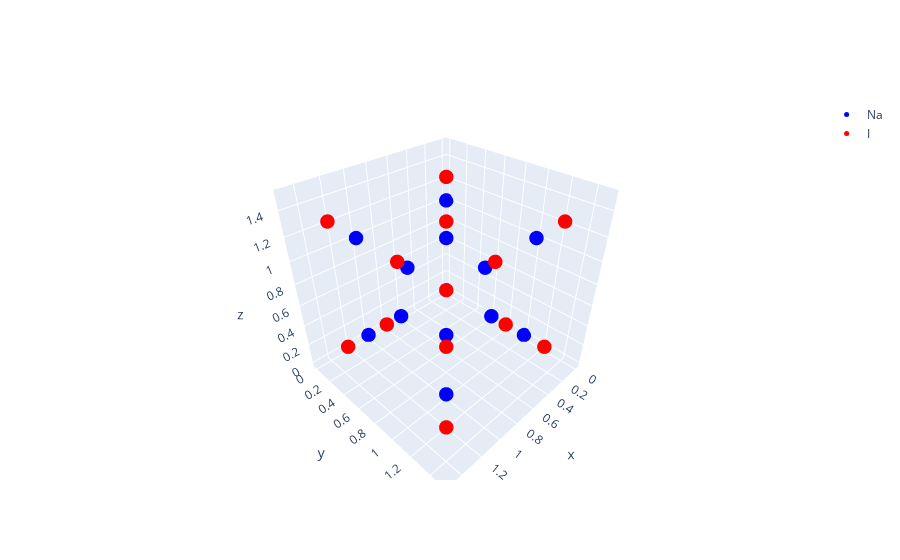

Source (notebook cell):
### Markdown cell above
This set of points is called the _Bravais lattice_, and is defined by taking integer linear combinations of the basis:
$$\vec{a}_1 = \frac{a}{2}[0,1,1]$$
$$\vec{a}_2 = \frac{a}{2}[1,0,1]$$
$$\vec{a}_3 = \frac{a}{2}[1,1,0]$$
Where square brackets are vectors in the cartesian xyz basis. Each vector points from the origin to one of the face-centred cells: $\vec{a}_1$ in the y-z plane, $\vec{a}_2$ in the x-z plane, and $\vec{a}_3$ in the x-y plane. **This order is different to how Dent et.al defines it** (they swap 1 and 2), but this order is more intuitive to me and ultimately doesn't affect any results. This is the _Bravais basis_, and defines all points for a single FCC crystal.

It is important to note that in multi-atomic crystals, there are several crystal lattices. In NaI, both Na and I have an FCC structure but are offset by the _first primitive_ vector: $$\vec{\alpha}_1 = \frac{a}{2}[1,1,1]$$
$\vec{\alpha}_1$ would be a point in the very middle of an FCC cell--and therefore wouldn't be part of the cell itself. If we define the Na points to start at the origin, then the I cells are any integer linear combination of the _Bravais_ basis vectors plus the _primitive_ basis vector.

### Code cell
Na_lattice = lattice_3d_scratch(1,1,1)
I_lattice  = Na_lattice + np.array([1/2,1/2,1/2])


fig = go.Figure()

scatter = fig.add_trace(go.Scatter3d(
    x=Na_lattice[:,0],
    y=Na_lattice[:,1],
    z=Na_lattice[:,2],
    mode='markers',
    name = "Na",
    marker = dict(
        size=5,
        color='blue'
    )
))

scatter_io = fig.add_trace(go.Scatter3d(
    x=I_lattice[:,0],
    y=I_lattice[:,1],
    z=I_lattice[:,2],
    name = "I",
    mode='markers',
    marker = dict(
        size=5,
        color='red'
    )
))

fig.show()

### Figure 1 — Plotly figure (JSON) as saved in the notebook; plotly's stock layout.template omitted (floating-point values rounded to 4 significant figures)
{"data": [{"marker": {"color": "blue", "size": 5}, "mode": "markers", "name": "Na", "type": "scatter3d", "x": [0, 0, 0, 0, 0, 0.5, 0.5, 0.5, 0.5, 1, 1, 1, 1, 1], "y": [0, 0, 0.5, 1, 1, 0, 0.5, 0.5, 1, 0, 0, 0.5, 1, 1], "z": [0, 1, 0.5, 0, 1, 0.5, 0, 1, 0.5, 0, 1, 0.5, 0, 1]}, {"marker": {"color": "red", "size": 5}, "mode": "markers", "name": "I", "type": "scatter3d", "x": [0.5, 0.5, 0.5, 0.5, 0.5, 1, 1, 1, 1, 1.5, 1.5, 1.5, 1.5, 1.5], "y": [0.5, 0.5, 1, 1.5, 1.5, 0.5, 1, 1, 1.5, 0.5, 0.5, 1, 1.5, 1.5], "z": [0.5, 1.5, 1, 0.5, 1.5, 1, 0.5, 1.5, 1, 0.5, 1.5, 1, 0.5, 1.5]}], "layout": {}}
